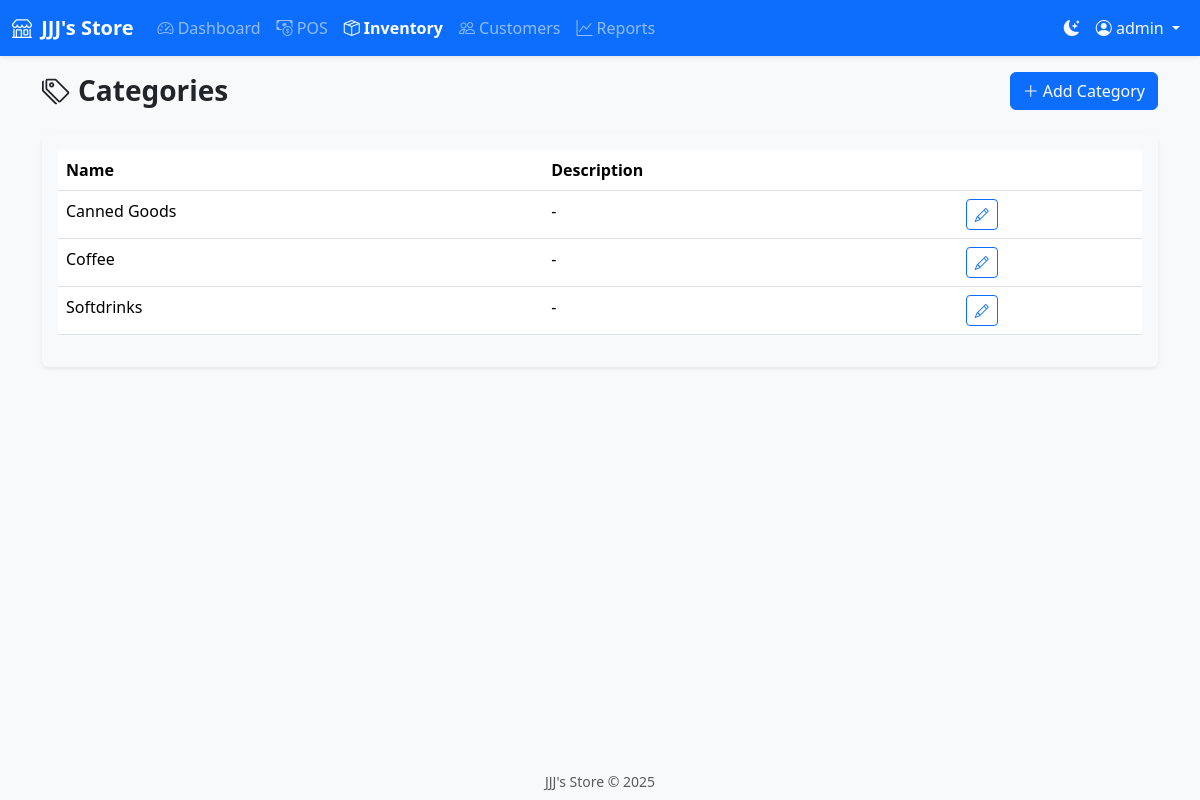
The page /inventory/categories (signed in) on the database its author committed.
### models.py (models this page shows, shortened)
class User(UserMixin, db.Model):
    __tablename__ = 'users'
    id = db.Column(db.Integer, primary_key=True, index=True)
    username = db.Column(db.String(80), unique=True, nullable=False, index=True)
    email = db.Column(db.String(120), unique=True, nullable=True, index=True)
    password_hash = db.Column(db.String(256), nullable=False)
    role = db.Column(db.String(20), nullable=False, default='cashier')  # admin, cashier
    full_name = db.Column(db.String(120), nullable=True)
    is_active = db.Column(db.Boolean, default=True)
    created_at = db.Column(db.DateTime, default=datetime.utcnow)

class Category(db.Model):
    __tablename__ = 'categories'
    id = db.Column(db.Integer, primary_key=True, index=True)
    name = db.Column(db.String(100), nullable=False, index=True)
    description = db.Column(db.String(255), nullable=True)
    created_at = db.Column(db.DateTime, default=datetime.utcnow)
    products = db.relationship('Product', backref='category', lazy='dynamic')

### routes/inventory.py (the view)
@inventory_bp.route('/categories')
@login_required
def categories():
    categories = Category.query.order_by(Category.name).all()
    return render_template('inventory/categories.html', categories=categories)

### templates/inventory/categories.html (shortened to what this page needs)
{% extends "base.html" %}
{% block content %}
<div class="container">
    <div class="d-flex justify-content-between align-items-center mb-4">
        <h1 class="h3 mb-0 fw-bold"><i class="bi bi-tags me-2"></i>Categories</h1>
        <a href="{{ url_for('inventory.category_new') }}" class="btn btn-primary"><i class="bi bi-plus-lg me-1"></i>Add Category</a>
    </div>
    <div class="card border-0 shadow-sm">
        <div class="card-body">
            <table class="table table-hover">
                <thead>
                    <tr><th>Name</th><th>Description</th><th></th></tr>
                </thead>
                <tbody>
                    {% for c in categories %}
                    <tr>
                        <td>{{ c.name }}</td>
                        <td>{{ c.description or '-' }}</td>
                        <td><a href="{{ url_for('inventory.category_edit', id=c.id) }}" class="btn btn-sm btn-outline-primary"><i class="bi bi-pencil"></i></a></td>
                    </tr>
                    {% else %}
                    <tr><td colspan="3" class="text-center text-muted">No categories</td></tr>
                    {% endfor %}
                </tbody>
            </table>
        </div>
    </div>
</div>
{% endblock %}

### templates/base.html (shortened to what this page needs)
<!DOCTYPE html>
<html lang="en" data-bs-theme="light">
<head>
    <link href="https://cdn.jsdelivr.net/npm/bootstrap@5.3.2/dist/css/bootstrap.min.css" rel="stylesheet">
    <link href="https://cdn.jsdelivr.net/npm/bootstrap-icons@1.11.1/font/bootstrap-icons.css" rel="stylesheet">
    <link href="{{ url_for('static', filename='css/app.css') }}" rel="stylesheet">
</head>
<body class="d-flex flex-column min-vh-100">
    {% if current_user.is_authenticated %}
    <nav class="navbar navbar-expand-lg navbar-dark bg-primary sticky-top shadow-sm">
        <div class="container-fluid">
            <a class="navbar-brand fw-bold" href="{{ url_for('dashboard.index') }}">
                <i class="bi bi-shop me-1"></i> {{ pos_name }}
            </a>
            <div class="collapse navbar-collapse" id="navbarNav">
                <ul class="navbar-nav me-auto">
                    <li class="nav-item">
                        <a class="nav-link {% if request.endpoint == 'dashboard.index' %}active{% endif %}" href="{{ url_for('dashboard.index') }}">
                            <i class="bi bi-speedometer2"></i> Dashboard
                        </a>
                    </li>
                    <li class="nav-item">
                        <a class="nav-link {% if request.endpoint and 'pos' in request.endpoint %}active{% endif %}" href="{{ url_for('pos.index') }}">
                            <i class="bi bi-cash-coin"></i> POS
                        </a>
                    </li>
                    <li class="nav-item">
                        <a class="nav-link {% if request.endpoint and 'inventory' in request.endpoint %}active{% endif %}" href="{{ url_for('inventory.index') }}">
                            <i class="bi bi-box-seam"></i> Inventory
                        </a>
                    </li>
                    <li class="nav-item">
                        <a class="nav-link {% if request.endpoint and 'customers' in request.endpoint %}active{% endif %}" href="{{ url_for('customers.index') }}">
                            <i class="bi bi-people"></i> Customers
                        </a>
                    </li>
                    <li class="nav-item">
                        <a class="nav-link {% if request.endpoint and 'reports' in request.endpoint %}active{% endif %}" href="{{ url_for('reports.index') }}">
                            <i class="bi bi-graph-up"></i> Reports
                        </a>
                    </li>
                </ul>
                <ul class="navbar-nav">
                    <li class="nav-item">
                        <button class="btn btn-link nav-link text-light" id="themeToggle" title="Toggle dark/light mode">
                            <i class="bi bi-moon-stars-fill"></i>
                        </button>
                    </li>
                    <li class="nav-item dropdown">
                        <a class="nav-link dropdown-toggle text-light" href="#" data-bs-toggle="dropdown">
                            <i class="bi bi-person-circle"></i> {{ current_user.username }}
                        </a>
                    </li>
                </ul>
            </div>
        </div>
    </nav>
    {% endif %}
    <main class="flex-grow-1 py-3">
        {% block content %}{% endblock %}
    </main>
    <footer class="py-2 bg-light text-center text-muted small">
        {{ pos_name }} &copy; 2025
    </footer>
</body>
</html>

### static/css/app.css (style rules this page uses)
:root { --pos-primary: #0d6efd; --pos-success: #198754; --pos-warning: #ffc107; --pos-danger: #dc3545; --pos-bg: #f8f9fa; --pos-card-shadow: 0 0.125rem 0.25rem rgba(0, 0, 0, 0.075); }
body, main, .container, .pos-container, #sidebarPanel, .card, .table { background-color: var(--pos-bg); transition: background-color 0.3s ease, color 0.3s ease; }
html[data-bs-theme='light'], body[data-bs-theme='light'] { background-color: #f8f9fa !important; color: #212529 !important; }
.navbar-brand { font-size: 1.25rem; }
.nav-link.active { font-weight: 600; }
.card { transition: box-shadow 0.2s; }
* { transition: background-color 0.3s ease, color 0.3s ease; }
footer { margin-top: auto; }

### templates/base.html (style rules this page uses)
html[data-bs-theme='dark'], body { background-color: #121212 !important; color: #f8f9fa !important; }
html[data-bs-theme='light'], body { background-color: #f8f9fa !important; color: #212529 !important; }

### rows shown on the page
User: username "admin"
Category: name "Canned Goods", description "-"
Category: name "Coffee", description "-"
Category: name "Softdrinks", description "-"

### other values the page prints
{{ pos_name }} "JJJ's Store"
